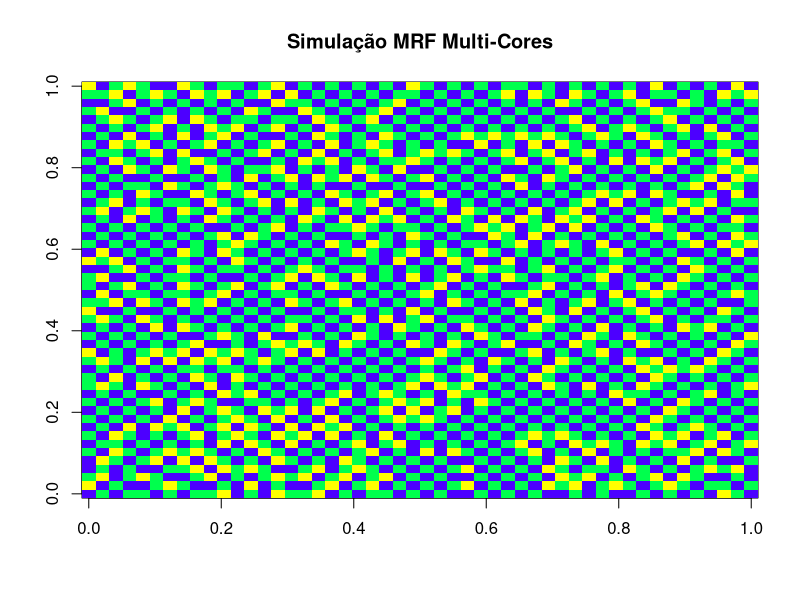

R code for this plot:
# Parâmetros do Modelo
grid_size <- 50       # Tamanho da imagem (50x50)
n_colors <- 3         # Cores
alpha <- 0.7        # Negativo para ser valorizar vizinhos iguais
betas <- c(0, 0, 0.7)   # Penalização para cada cor
n_iterations <- 500000 # Sugestão do livro

# Aleatorizando o grid
grid <- matrix(sample(0:(n_colors-1), grid_size^2, replace = TRUE), nrow = grid_size)

# Contagem de vizinhos iguais
count_matches <- function(g, i, j, color) {
  res <- 0
  if(i > 1) res <- res + (g[i-1, j] == color)
  if(i < grid_size) res <- res + (g[i+1, j] == color)
  if(j > 1) res <- res + (g[i, j-1] == color)
  if(j < grid_size) res <- res + (g[i, j+1] == color)
  return(res)
}

# Troca de cores por reversibilidade
for(step in 1:n_iterations) {
  # Seleciona pixel aleatório
  i <- sample(1:grid_size, 1)
  j <- sample(1:grid_size, 1)
  
  old_color <- grid[i, j]
  new_color <- sample((0:(n_colors-1))[- (old_color + 1)], 1)
  

  # U = -alpha * matches - beta_k
  energy_old <- -alpha * count_matches(grid, i, j, old_color) - betas[old_color + 1]
  energy_new <- -alpha * count_matches(grid, i, j, new_color) - betas[new_color + 1]
  
  delta_u <- energy_new - energy_old
  
  # Critério de troca
  if(delta_u > 0) {
    grid[i, j] <- new_color
  }
}

# Gráfico
image(grid, col = topo.colors(n_colors), main = "Simulação MRF Multi-Cores")
